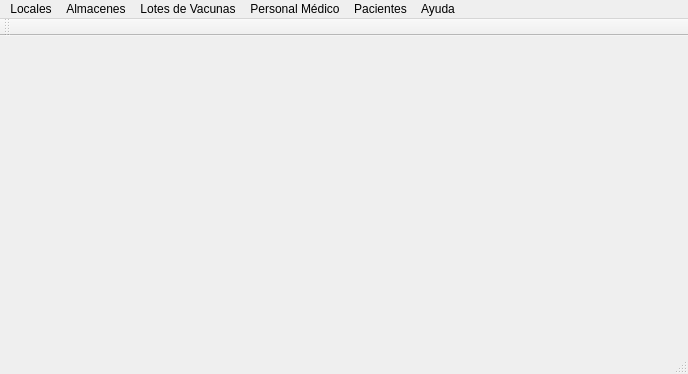
<?xml version="1.0" encoding="UTF-8"?>
<ui version="4.0">
 <class>MainWindow</class>
 <widget class="QMainWindow" name="MainWindow">
  <property name="geometry">
   <rect>
    <x>0</x>
    <y>0</y>
    <width>688</width>
    <height>374</height>
   </rect>
  </property>
  <property name="windowTitle">
   <string>Vacunatón contra el Dengue</string>
  </property>
  <widget class="QWidget" name="centralWidget"/>
  <widget class="QMenuBar" name="menuBar">
   <property name="geometry">
    <rect>
     <x>0</x>
     <y>0</y>
     <width>688</width>
     <height>20</height>
    </rect>
   </property>
   <widget class="QMenu" name="menuLocales">
    <property name="title">
     <string>Locales</string>
    </property>
    <addaction name="actionRegistrar_local"/>
    <addaction name="separator"/>
    <addaction name="actionGestionar_locales"/>
   </widget>
   <widget class="QMenu" name="menuAlmacen">
    <property name="title">
     <string>Almacenes</string>
    </property>
    <addaction name="actionRegistrar_Almacen"/>
    <addaction name="separator"/>
    <addaction name="actionGestionar_Almacenes"/>
   </widget>
   <widget class="QMenu" name="menuLotes">
    <property name="title">
     <string>Lotes de Vacunas</string>
    </property>
    <addaction name="actionRegistrar_Lote"/>
    <addaction name="separator"/>
    <addaction name="actionGestionar_Lotes"/>
   </widget>
   <widget class="QMenu" name="menuPersonal">
    <property name="title">
     <string>Personal Médico</string>
    </property>
    <addaction name="actionRegistrar_Personal_M_dico"/>
    <addaction name="separator"/>
    <addaction name="actionGestionar_Personal_M_dico"/>
   </widget>
   <widget class="QMenu" name="menuPacientes">
    <property name="title">
     <string>Pacientes</string>
    </property>
    <addaction name="actionRegistrar_Paciente"/>
    <addaction name="actionGestionar_Pacientes"/>
    <addaction name="actionAtender_Paciente"/>
    <addaction name="separator"/>
    <addaction name="actionGestionar_Atenci_n"/>
   </widget>
   <widget class="QMenu" name="menuHelp">
    <property name="title">
     <string>Ayuda</string>
    </property>
    <addaction name="actionAcerca_de"/>
    <addaction name="actionSalir"/>
   </widget>
   <addaction name="menuLocales"/>
   <addaction name="menuAlmacen"/>
   <addaction name="menuLotes"/>
   <addaction name="menuPersonal"/>
   <addaction name="menuPacientes"/>
   <addaction name="menuHelp"/>
  </widget>
  <widget class="QToolBar" name="mainToolBar">
   <attribute name="toolBarArea">
    <enum>TopToolBarArea</enum>
   </attribute>
   <attribute name="toolBarBreak">
    <bool>false</bool>
   </attribute>
  </widget>
  <widget class="QStatusBar" name="statusBar"/>
  <action name="actionRegistrar_local">
   <property name="text">
    <string>Registrar Local...</string>
   </property>
  </action>
  <action name="actionGestionar_locales">
   <property name="text">
    <string>Gestionar Locales...</string>
   </property>
  </action>
  <action name="actionRegistrar_Almacen">
   <property name="text">
    <string>Registrar Almacén...</string>
   </property>
  </action>
  <action name="actionGestionar_Almacenes">
   <property name="text">
    <string>Gestionar Almacenes...</string>
   </property>
  </action>
  <action name="actionRegistrar_Lote">
   <property name="text">
    <string>Registrar Lote de Vacunas...</string>
   </property>
  </action>
  <action name="actionGestionar_Lotes">
   <property name="text">
    <string>Gestionar Lotes de Vacunas...</string>
   </property>
  </action>
  <action name="actionRegistrar_Personal_M_dico">
   <property name="text">
    <string>Registrar Personal Médico...</string>
   </property>
  </action>
  <action name="actionGestionar_Personal_M_dico">
   <property name="text">
    <string>Gestionar Personal Médico...</string>
   </property>
  </action>
  <action name="actionRegistrar_Paciente">
   <property name="text">
    <string>Registrar Paciente...</string>
   </property>
  </action>
  <action name="actionGestionar_Pacientes">
   <property name="text">
    <string>Gestionar Pacientes...</string>
   </property>
  </action>
  <action name="actionAcerca_de">
   <property name="text">
    <string>Acerca de...</string>
   </property>
  </action>
  <action name="actionSalir">
   <property name="text">
    <string>Salir...</string>
   </property>
  </action>
  <action name="actionAtender_Paciente">
   <property name="text">
    <string>Atender Paciente</string>
   </property>
  </action>
  <action name="actionGestionar_Atenci_n">
   <property name="text">
    <string>Reporte de Atendidos</string>
   </property>
  </action>
 </widget>
 <layoutdefault spacing="6" margin="11"/>
 <resources/>
 <connections/>
</ui>
